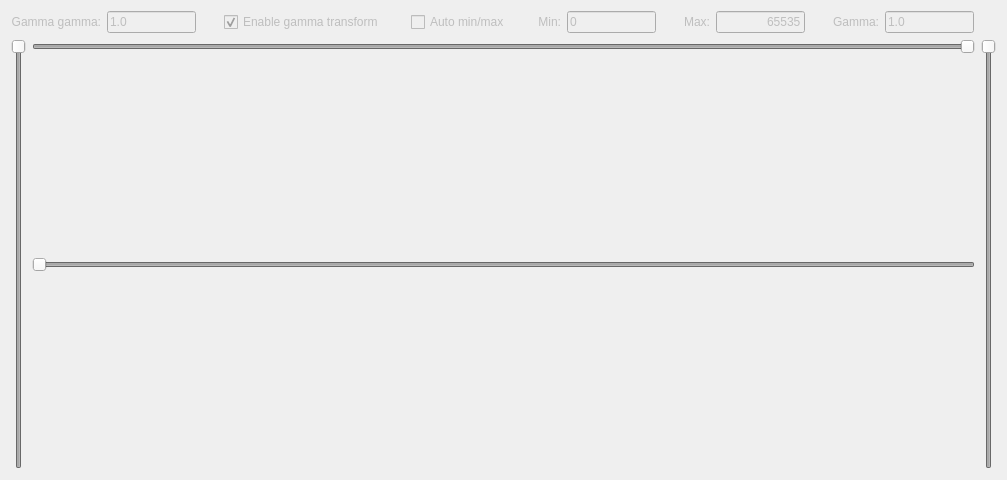
<?xml version="1.0" encoding="UTF-8"?>
<ui version="4.0">
 <class>HistogramWidget</class>
 <widget class="QWidget" name="HistogramWidget">
  <property name="geometry">
   <rect>
    <x>0</x>
    <y>0</y>
    <width>1007</width>
    <height>480</height>
   </rect>
  </property>
  <property name="windowTitle">
   <string>Form</string>
  </property>
  <layout class="QVBoxLayout" name="verticalLayout">
   <item>
    <layout class="QHBoxLayout" name="m_topHorizontalLayout">
     <item>
      <widget class="QLabel" name="m_gtpGammaGammaEditLabel">
       <property name="enabled">
        <bool>false</bool>
       </property>
       <property name="text">
        <string>Gamma gamma:</string>
       </property>
       <property name="alignment">
        <set>Qt::AlignRight|Qt::AlignTrailing|Qt::AlignVCenter</set>
       </property>
       <property name="buddy">
        <cstring>m_gtpGammaGammaEdit</cstring>
       </property>
      </widget>
     </item>
     <item>
      <widget class="QLineEdit" name="m_gtpGammaGammaEdit">
       <property name="enabled">
        <bool>false</bool>
       </property>
       <property name="sizePolicy">
        <sizepolicy hsizetype="Maximum" vsizetype="Fixed">
         <horstretch>0</horstretch>
         <verstretch>0</verstretch>
        </sizepolicy>
       </property>
       <property name="text">
        <string>1.0</string>
       </property>
      </widget>
     </item>
     <item>
      <spacer name="horizontalSpacer">
       <property name="orientation">
        <enum>Qt::Horizontal</enum>
       </property>
       <property name="sizeHint" stdset="0">
        <size>
         <width>40</width>
         <height>20</height>
        </size>
       </property>
      </spacer>
     </item>
     <item>
      <widget class="QCheckBox" name="m_gtpEnableCheckBox">
       <property name="enabled">
        <bool>false</bool>
       </property>
       <property name="text">
        <string>Enable gamma transform</string>
       </property>
       <property name="checked">
        <bool>true</bool>
       </property>
      </widget>
     </item>
     <item>
      <spacer name="m_topHorizontalLayoutSpacer0">
       <property name="orientation">
        <enum>Qt::Horizontal</enum>
       </property>
       <property name="sizeHint" stdset="0">
        <size>
         <width>40</width>
         <height>20</height>
        </size>
       </property>
      </spacer>
     </item>
     <item>
      <widget class="QCheckBox" name="m_gtpAutoMinMaxCheckBox">
       <property name="enabled">
        <bool>false</bool>
       </property>
       <property name="sizePolicy">
        <sizepolicy hsizetype="Fixed" vsizetype="Fixed">
         <horstretch>0</horstretch>
         <verstretch>0</verstretch>
        </sizepolicy>
       </property>
       <property name="text">
        <string>Auto min/max</string>
       </property>
      </widget>
     </item>
     <item>
      <spacer name="m_topHorizontalLayoutSpacer1">
       <property name="orientation">
        <enum>Qt::Horizontal</enum>
       </property>
       <property name="sizeHint" stdset="0">
        <size>
         <width>40</width>
         <height>20</height>
        </size>
       </property>
      </spacer>
     </item>
     <item>
      <widget class="QLabel" name="m_gtpMinEditLabel">
       <property name="enabled">
        <bool>false</bool>
       </property>
       <property name="text">
        <string>Min:</string>
       </property>
       <property name="alignment">
        <set>Qt::AlignRight|Qt::AlignTrailing|Qt::AlignVCenter</set>
       </property>
       <property name="buddy">
        <cstring>m_gtpMinEdit</cstring>
       </property>
      </widget>
     </item>
     <item>
      <widget class="QLineEdit" name="m_gtpMinEdit">
       <property name="enabled">
        <bool>false</bool>
       </property>
       <property name="sizePolicy">
        <sizepolicy hsizetype="Maximum" vsizetype="Fixed">
         <horstretch>0</horstretch>
         <verstretch>0</verstretch>
        </sizepolicy>
       </property>
       <property name="minimumSize">
        <size>
         <width>0</width>
         <height>0</height>
        </size>
       </property>
       <property name="inputMask">
        <string>00000</string>
       </property>
       <property name="text">
        <string>0</string>
       </property>
       <property name="maxLength">
        <number>5</number>
       </property>
       <property name="clearButtonEnabled">
        <bool>false</bool>
       </property>
      </widget>
     </item>
     <item>
      <spacer name="m_topHorizontalLayoutSpacer2">
       <property name="orientation">
        <enum>Qt::Horizontal</enum>
       </property>
       <property name="sizeHint" stdset="0">
        <size>
         <width>40</width>
         <height>20</height>
        </size>
       </property>
      </spacer>
     </item>
     <item>
      <widget class="QLabel" name="m_gtpMaxEditLabel">
       <property name="enabled">
        <bool>false</bool>
       </property>
       <property name="text">
        <string>Max:</string>
       </property>
       <property name="alignment">
        <set>Qt::AlignRight|Qt::AlignTrailing|Qt::AlignVCenter</set>
       </property>
       <property name="buddy">
        <cstring>m_gtpMaxEdit</cstring>
       </property>
      </widget>
     </item>
     <item>
      <widget class="QLineEdit" name="m_gtpMaxEdit">
       <property name="enabled">
        <bool>false</bool>
       </property>
       <property name="sizePolicy">
        <sizepolicy hsizetype="Maximum" vsizetype="Fixed">
         <horstretch>0</horstretch>
         <verstretch>0</verstretch>
        </sizepolicy>
       </property>
       <property name="inputMask">
        <string>00000</string>
       </property>
       <property name="text">
        <string>65535</string>
       </property>
       <property name="maxLength">
        <number>5</number>
       </property>
       <property name="alignment">
        <set>Qt::AlignRight|Qt::AlignTrailing|Qt::AlignVCenter</set>
       </property>
      </widget>
     </item>
     <item>
      <spacer name="m_topHorizontalLayoutSpacer3">
       <property name="orientation">
        <enum>Qt::Horizontal</enum>
       </property>
       <property name="sizeHint" stdset="0">
        <size>
         <width>40</width>
         <height>20</height>
        </size>
       </property>
      </spacer>
     </item>
     <item>
      <widget class="QLabel" name="m_gtpGammaEditLabel">
       <property name="enabled">
        <bool>false</bool>
       </property>
       <property name="text">
        <string>Gamma:</string>
       </property>
       <property name="alignment">
        <set>Qt::AlignRight|Qt::AlignTrailing|Qt::AlignVCenter</set>
       </property>
       <property name="buddy">
        <cstring>m_gtpGammaEdit</cstring>
       </property>
      </widget>
     </item>
     <item>
      <widget class="QLineEdit" name="m_gtpGammaEdit">
       <property name="enabled">
        <bool>false</bool>
       </property>
       <property name="sizePolicy">
        <sizepolicy hsizetype="Maximum" vsizetype="Fixed">
         <horstretch>0</horstretch>
         <verstretch>0</verstretch>
        </sizepolicy>
       </property>
       <property name="text">
        <string>1.0</string>
       </property>
      </widget>
     </item>
     <item>
      <spacer name="m_topHorizontalLayoutSpacer4">
       <property name="orientation">
        <enum>Qt::Horizontal</enum>
       </property>
       <property name="sizeHint" stdset="0">
        <size>
         <width>40</width>
         <height>20</height>
        </size>
       </property>
      </spacer>
     </item>
    </layout>
   </item>
   <item>
    <layout class="QHBoxLayout" name="m_bottomHorizontalLayout">
     <item>
      <widget class="QSlider" name="m_gtpGammaGammaSlider">
       <property name="enabled">
        <bool>false</bool>
       </property>
       <property name="minimum">
        <number>0</number>
       </property>
       <property name="maximum">
        <number>1000000000</number>
       </property>
       <property name="pageStep">
        <number>10000</number>
       </property>
       <property name="value">
        <number>666666667</number>
       </property>
       <property name="orientation">
        <enum>Qt::Vertical</enum>
       </property>
      </widget>
     </item>
     <item>
      <layout class="QVBoxLayout" name="m_bottomLeftVerticalLayout">
       <item>
        <widget class="QSlider" name="m_gtpMaxSlider">
         <property name="enabled">
          <bool>false</bool>
         </property>
         <property name="maximum">
          <number>65535</number>
         </property>
         <property name="value">
          <number>65535</number>
         </property>
         <property name="orientation">
          <enum>Qt::Horizontal</enum>
         </property>
        </widget>
       </item>
       <item>
        <widget class="QSlider" name="m_gtpMinSlider">
         <property name="enabled">
          <bool>false</bool>
         </property>
         <property name="sizePolicy">
          <sizepolicy hsizetype="Expanding" vsizetype="Minimum">
           <horstretch>0</horstretch>
           <verstretch>0</verstretch>
          </sizepolicy>
         </property>
         <property name="maximum">
          <number>65535</number>
         </property>
         <property name="value">
          <number>65535</number>
         </property>
         <property name="orientation">
          <enum>Qt::Horizontal</enum>
         </property>
         <property name="invertedAppearance">
          <bool>true</bool>
         </property>
        </widget>
       </item>
      </layout>
     </item>
     <item>
      <widget class="QSlider" name="m_gtpGammaSlider">
       <property name="enabled">
        <bool>false</bool>
       </property>
       <property name="minimum">
        <number>0</number>
       </property>
       <property name="maximum">
        <number>1000000000</number>
       </property>
       <property name="pageStep">
        <number>10000</number>
       </property>
       <property name="value">
        <number>666666667</number>
       </property>
       <property name="orientation">
        <enum>Qt::Vertical</enum>
       </property>
      </widget>
     </item>
    </layout>
   </item>
  </layout>
 </widget>
 <tabstops>
  <tabstop>m_gtpGammaGammaEdit</tabstop>
  <tabstop>m_gtpGammaGammaSlider</tabstop>
  <tabstop>m_gtpEnableCheckBox</tabstop>
  <tabstop>m_gtpAutoMinMaxCheckBox</tabstop>
  <tabstop>m_gtpMinEdit</tabstop>
  <tabstop>m_gtpMinSlider</tabstop>
  <tabstop>m_gtpMaxEdit</tabstop>
  <tabstop>m_gtpMaxSlider</tabstop>
  <tabstop>m_gtpGammaEdit</tabstop>
  <tabstop>m_gtpGammaSlider</tabstop>
 </tabstops>
 <resources/>
 <connections>
  <connection>
   <sender>m_gtpMaxSlider</sender>
   <signal>valueChanged(int)</signal>
   <receiver>HistogramWidget</receiver>
   <slot>gtpMaxSliderValueChanged(int)</slot>
   <hints>
    <hint type="sourcelabel">
     <x>401</x>
     <y>50</y>
    </hint>
    <hint type="destinationlabel">
     <x>516</x>
     <y>137</y>
    </hint>
   </hints>
  </connection>
  <connection>
   <sender>m_gtpMinSlider</sender>
   <signal>valueChanged(int)</signal>
   <receiver>HistogramWidget</receiver>
   <slot>gtpMinSliderValueChanged(int)</slot>
   <hints>
    <hint type="sourcelabel">
     <x>515</x>
     <y>224</y>
    </hint>
    <hint type="destinationlabel">
     <x>516</x>
     <y>137</y>
    </hint>
   </hints>
  </connection>
  <connection>
   <sender>m_gtpMaxEdit</sender>
   <signal>editingFinished()</signal>
   <receiver>HistogramWidget</receiver>
   <slot>gtpMaxEditChanged()</slot>
   <hints>
    <hint type="sourcelabel">
     <x>851</x>
     <y>49</y>
    </hint>
    <hint type="destinationlabel">
     <x>516</x>
     <y>137</y>
    </hint>
   </hints>
  </connection>
  <connection>
   <sender>m_gtpMinEdit</sender>
   <signal>editingFinished()</signal>
   <receiver>HistogramWidget</receiver>
   <slot>gtpMinEditChanged()</slot>
   <hints>
    <hint type="sourcelabel">
     <x>64</x>
     <y>223</y>
    </hint>
    <hint type="destinationlabel">
     <x>516</x>
     <y>137</y>
    </hint>
   </hints>
  </connection>
  <connection>
   <sender>m_gtpEnableCheckBox</sender>
   <signal>toggled(bool)</signal>
   <receiver>HistogramWidget</receiver>
   <slot>gtpEnabledToggled(bool)</slot>
   <hints>
    <hint type="sourcelabel">
     <x>92</x>
     <y>68</y>
    </hint>
    <hint type="destinationlabel">
     <x>491</x>
     <y>255</y>
    </hint>
   </hints>
  </connection>
  <connection>
   <sender>m_gtpAutoMinMaxCheckBox</sender>
   <signal>toggled(bool)</signal>
   <receiver>HistogramWidget</receiver>
   <slot>gtpAutoMinMaxToggled(bool)</slot>
   <hints>
    <hint type="sourcelabel">
     <x>285</x>
     <y>20</y>
    </hint>
    <hint type="destinationlabel">
     <x>509</x>
     <y>251</y>
    </hint>
   </hints>
  </connection>
 </connections>
 <slots>
  <slot>gtpMaxSliderValueChanged(int)</slot>
  <slot>gtpMinSliderValueChanged(int)</slot>
  <slot>gtpMaxEditChanged()</slot>
  <slot>gtpMinEditChanged()</slot>
  <slot>gtpEnabledToggled(bool)</slot>
  <slot>gtpAutoMinMaxToggled(bool)</slot>
 </slots>
</ui>
